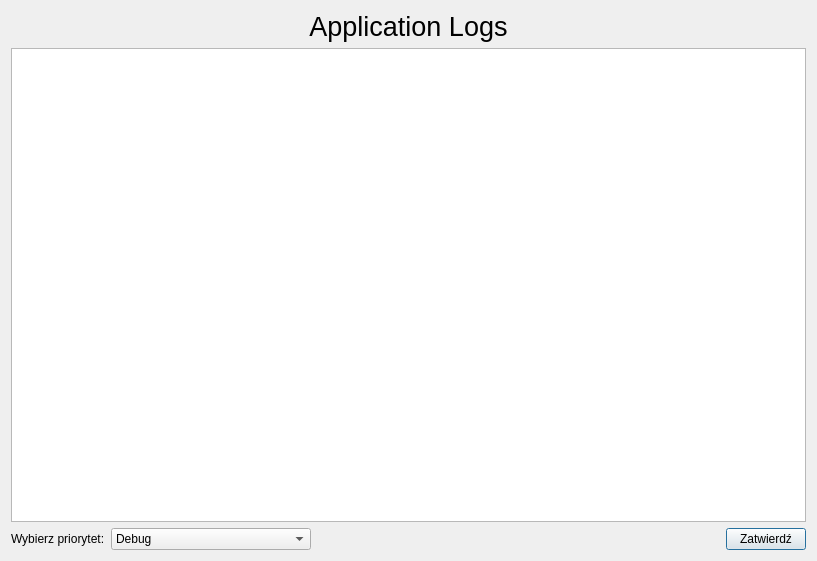
<?xml version="1.0" encoding="UTF-8"?>
<ui version="4.0">
 <class>LoggerWindow</class>
 <widget class="QDialog" name="LoggerWindow">
  <property name="geometry">
   <rect>
    <x>0</x>
    <y>0</y>
    <width>817</width>
    <height>561</height>
   </rect>
  </property>
  <property name="windowTitle">
   <string>Dialog</string>
  </property>
  <layout class="QGridLayout" name="gridLayout">
   <item row="0" column="0">
    <layout class="QVBoxLayout" name="verticalLayout">
     <item>
      <widget class="QLabel" name="label">
       <property name="font">
        <font>
         <pointsize>20</pointsize>
        </font>
       </property>
       <property name="text">
        <string>Application Logs</string>
       </property>
       <property name="alignment">
        <set>Qt::AlignCenter</set>
       </property>
      </widget>
     </item>
     <item>
      <widget class="QListWidget" name="logsList"/>
     </item>
     <item>
      <layout class="QHBoxLayout" name="horizontalLayout">
       <item>
        <widget class="QLabel" name="label_2">
         <property name="text">
          <string>Wybierz priorytet:</string>
         </property>
        </widget>
       </item>
       <item>
        <widget class="QComboBox" name="prioOption">
         <property name="minimumSize">
          <size>
           <width>200</width>
           <height>0</height>
          </size>
         </property>
         <item>
          <property name="text">
           <string>Debug</string>
          </property>
         </item>
         <item>
          <property name="text">
           <string>Info</string>
          </property>
         </item>
         <item>
          <property name="text">
           <string>Warning</string>
          </property>
         </item>
         <item>
          <property name="text">
           <string>Error</string>
          </property>
         </item>
        </widget>
       </item>
       <item>
        <spacer name="horizontalSpacer">
         <property name="orientation">
          <enum>Qt::Horizontal</enum>
         </property>
         <property name="sizeHint" stdset="0">
          <size>
           <width>40</width>
           <height>20</height>
          </size>
         </property>
        </spacer>
       </item>
       <item>
        <widget class="QPushButton" name="submitBtn">
         <property name="text">
          <string>Zatwierdź</string>
         </property>
        </widget>
       </item>
      </layout>
     </item>
    </layout>
   </item>
  </layout>
 </widget>
 <resources/>
 <connections/>
</ui>
